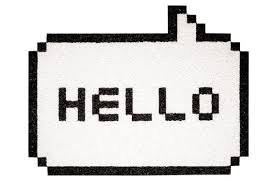
#> input picture opencv/hello.jpeg, 275 x 183 px
$ python test.py   (Python 2 division)   (older library calls are emulated)
#> lines starting #> are read from the running program, lines starting #| are printed output that depends on the picture; after the words box and inside, x2 and y2 are one past the last pixel; in counts of white or black regions, pixels touching at a corner belong together
#> further down, im is the input picture: shape (183, 275, 3); mean B, G, R 211, 212.1, 213.2
import numpy as np
import cv2


def get_contours(im):
    #contours finds white object from black background.
    #invert the image.
    im = (255-im)
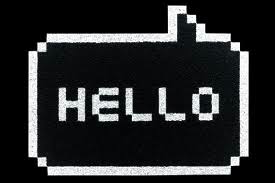
#> im: shape (183, 275, 3); mean of channels 0, 1, 2 44, 42.9, 41.8; drawn as B, G, R

    #convert to greyscale
    imgray = cv2.cvtColor(im,cv2.COLOR_BGR2GRAY)
    ret,thresh = cv2.threshold(imgray,127,255,0)
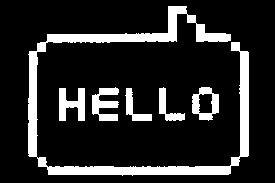
#> thresh: shape (183, 275); 15.6% white; 6 white regions
    im2, contours, hierarchy = cv2.findContours(thresh,cv2.RETR_TREE,cv2.CHAIN_APPROX_SIMPLE)
#> contours = 7 contours; box (x1, y1, x2, y2) and area: (28, 6, 249, 176) 4942, (192, 87, 219, 121) 648, (59, 88, 85, 121) 462, (92, 87, 119, 121) 455, (159, 87, 185, 121) 268, (198, 93, 213, 114) 266, (125, 88, 152, 121) 264

    #delete the image outline   #this is obselete now.
    #contours = np.delete(contours, (0), axis=0)

    return contours

def format_on(coord):
    return "s=" + str(coord[0])+ "," + str(coord[1]) + ",4095,0,0,0"

def format_off(coord):
    return "s=" + str(coord[0])+ "," + str(coord[1]) + ",0,0,0,0"

def make_output(contours, shape):
    #know the shape of the array so it can be scaled to the right output (0 to 4095)
    arr = np.array("s=0,0,0,0,0,0")

    scale = shape[0] if shape[0] > shape[1] else shape[1]
    scale = 4095/scale
    contours[:] = [c * scale for c in contours]

    #perform appropriate size reduction

    #convert the contours array to a style that is appropriate for laser display.
    for loop in contours: #this returns the individual shape. light must be on for the entire time, then off as it switches to the next shape.
        #print loop
        #print loop[0]
        #print loop[0][0]
        arr = np.append(arr, format_off(loop[0][0]))
        for point in loop:
            arr = np.append(arr, format_on(point[0]))

    return arr

def init_laser():
    print "r=20000"
    print "e=1"

def draw_shape(arr):
    for a in arr:
        print a

def exit_laser():
    print "e=0"
    #print "f=1"

if(__name__ == "__main__"):
    #im = cv2.imread('square.png')
    im = cv2.imread('hello.jpeg')
    #im = cv2.imread('circles.jpeg')
    #im = cv2.imread('circles2.png')
    #im = cv2.imread('test.jpg')

    contours = get_contours(im)

    arr = make_output(contours, im.shape)
#> the loop in make_output, `for loop in contours:` made 7 passes

    init_laser()
    for i in range(100):
        draw_shape(arr)
    #draw_shape(arr) for i in range 100
    exit_laser()

    img = np.ones(im.shape)#how to get size of original image.
    cv2.drawContours(img, contours, -1, (0, 0, 255), 1)
#> img: shape (183, 275, 3) float64; every value is 1

    '''
    for c in contours:
        print c
        print "\n"


    cv2.imshow("img", img)
    cv2.imshow ("im", im)
    #cv2.imshow("im2", im2)
    cv2.waitKey(0)
    '''


'''
lasershark display format.

r=1000 # THIS MUST BE THE FIRST LINE IN THE FILE!
# The "r=number" command sets the speed in points per second (pps) at which samples are displayed by the Lasershark.
# The pps speed can be set to any integer between 1 and the maximum value as reported by the Lasershark (64000)
# You should not set this value to be greater than what your galvos are capable of operating at.
#       Failure to adhere to this guidance can result in galvo damage or decreased lifespan.
#
# !!!!!!!!!!!!!!!!!!!!!!!!!DO NOT ATTEMPT TO RUN THIS FILE!!!!!!!!!!!!!!!!!!!!!!!!!
# THIS FILE IS INTENDED DEMONSTRATE THE lasershark_stdin COMMAND FORMAT ONLY!
# !!!!!!!!!!!!!!!!!!!!!!!!!DO NOT ATTEMPT TO RUN THIS FILE!!!!!!!!!!!!!!!!!!!!!!!!!
#
# Comment lines start with a "#". These are ignored.
# Command lines may also have comments appended to their ends using the "#" symbol.
#
e=1
# The "e=" command sets the output enable state of the Lasershark. The output enable status must be set for any
# laser or galvo control to occur.
#       "e=1" == enable

    print max_dim#       "e=0" == disable
#
p=Prints a text string to the console
#
s=1,1,1,1,1,1
# The "s=" command adds a sample to the sample buffer to be written out to the Lasershark.
# A sample defines galvo positioning and laser intensity for a particular point to be displayed.
# The format is "s=X,Y,A,B,C,INTL_A"
# The ranges for these fields are X=[0-4095],Y=[0-4095],A=[0-4095],B=[0-4095],C=[0,1],INTL_A=[0,1]
# For A and B (analog laser control outputs), 0 means the output is off and 4096 means the output is at full power
#       1024 would indicate 25% output power, 2048 would indicate 50% output power, etc.
# For C (TTL laser control output) 0 means the output is off and 1 means the output is on
# For INTL_A (Interlock A) 0 means the output is off and 1 means the output is on (for ttl)
# Samples are queued until they fill a full lasershark packet and are then written out to the lasershark.
# This means that to ensure ALL samples are written out, a flush should be performed once all desired samples are
# written out.
#
f=1 # Flushes all samples. It is reccomended to stick this at the end of your output file to ensure all samples are displayed.
'''

$ run again, with opencv/circles.jpeg copied over opencv/hello.jpeg
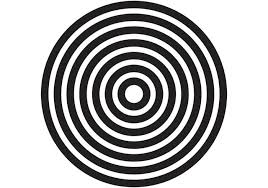
#> input picture opencv/circles.jpeg, 268 x 188 px
#> im is the input picture: shape (188, 268, 3); mean B, G, R 178.5, 178.3, 178.6
#> in get_contours, `im = (255-im)`:
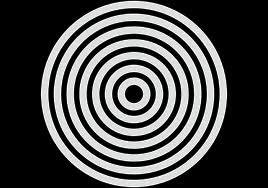
#> im: shape (188, 268, 3); mean of channels 0, 1, 2 76.5, 76.7, 76.4; drawn as B, G, R
#> in get_contours, `ret,thresh = cv2.threshold(imgray,127,255,0)`:
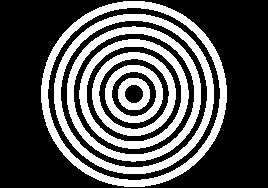
#> thresh: shape (188, 268); 32.8% white; 7 white regions
#> in get_contours, `im2, contours, hierarchy = cv2.findContours(thresh,cv2.RETR_TREE,cv2.C..`: contours = 14 contours; largest, box (x1, y1, x2, y2) and area: (41, 1, 227, 187) 26947, (47, 7, 221, 181) 23337, (54, 14, 214, 174) 20017, (60, 20, 208, 168) 16928, (67, 26, 201, 162) 14124
#> the loop in make_output, `for loop in contours:` made 14 passes
#> img: shape (188, 268, 3) float64; every value is 1
